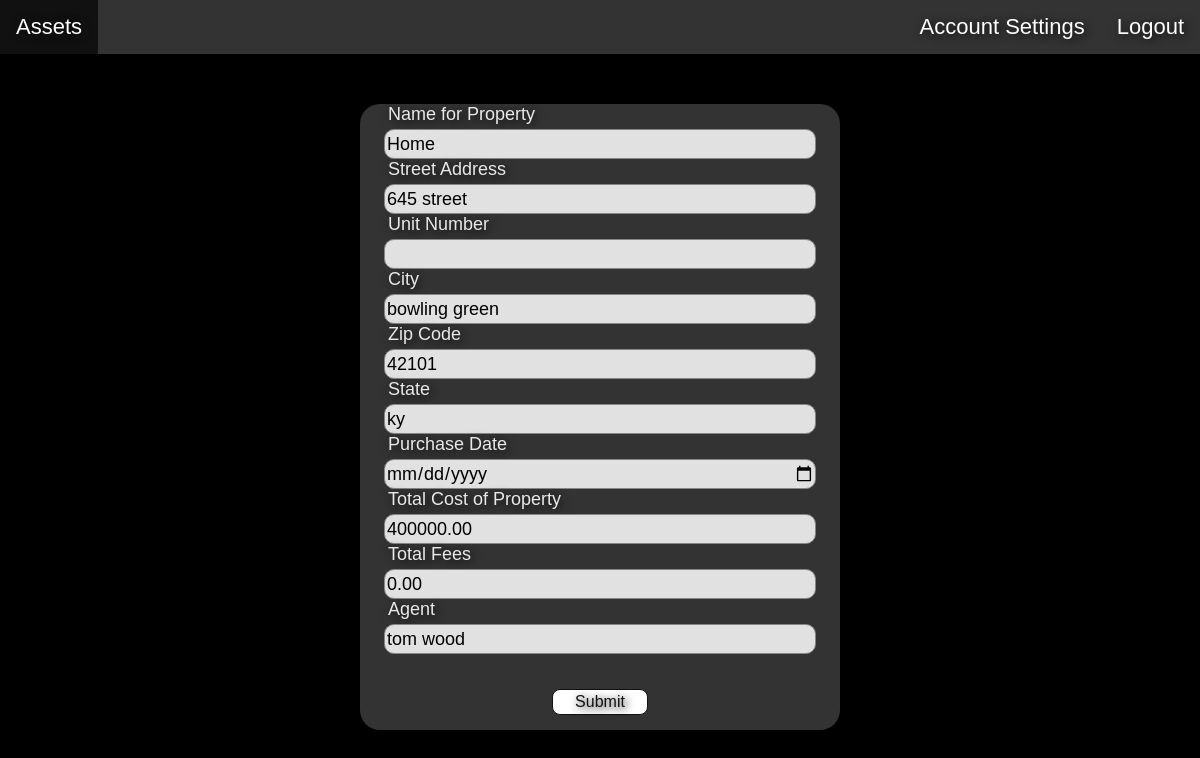
The app's page /assets/editasset/51/ (signed in) with its own data.
### assetman/models.py (models this page shows)
class Property(models.Model):
    totalfee = models.DecimalField(max_digits=11, decimal_places=2, null=False)
    FK_address_property = models.ForeignKey(Address, on_delete= models.CASCADE,  null=False, unique=True)
    FK_asset_property = models.ForeignKey(Asset, on_delete= models.CASCADE,  null=False, primary_key=True)

class Asset(models.Model):
    assetName = models.CharField(max_length=255, null=False)

class Address(models.Model):
    street = models.CharField(max_length=255, null=False)
    zipCode = models.IntegerField()
    state = models.CharField(max_length=2, null=False)
    city = models.CharField(max_length=255, null=False)
    unitNum = models.IntegerField(null=True)

class Trade(models.Model):
    class Meta:
        constraints = [
            models.CheckConstraint(check=models.Q(action='B') | models.Q(action='S'), name='actionConstraint'),
        ]
    action = models.CharField(max_length=1, null=False)
    tradeDate = models.DateField(null=False, default=now)
    pricePerAsset = models.DecimalField(max_digits=13, decimal_places=2, null=False, default=1)
    assetQuantity = models.FloatField(null=False, default=1.0)
    FK_trade = models.ForeignKey('self', null=True, on_delete=models.CASCADE)
    FK_asset_trade = models.ForeignKey(Asset, on_delete= models.CASCADE,  null=False)
    FK_agent_trade = models.ForeignKey(Agent, on_delete= models.CASCADE, null=True)

class Agent(models.Model):
    name = models.CharField(max_length=255, null=True)
    firmName = models.CharField(max_length=255, unique=True, null=True)
    FK_address_agent = models.ForeignKey(Address, on_delete= models.CASCADE,  null=True, unique=True)

### assetman/views.py (the view, shortened to what this page needs)
# urls.py: path('editasset/<int:trade_id>/', views.editAsset, name='editAsset'),
@login_required(login_url='/login')
def editAsset(request, trade_id) :
    responseCode, currHolding, assetTrade = check_auth_and_grab_trade(request, trade_id)
    if responseCode == 401 :
        return HttpResponse("You are not authorized to edit this asset", status=401)
    assetType, asset = get_asset_type(currHolding)
    context = {}
    if request.method != 'POST' :
        context = {
            'asset': assetTrade.FK_asset_trade,
            'assetType': assetType,
            'asset': asset,
        }
    return render(request, 'assetman/edit_asset.html', context)

### assetman/views.py (called while the page is built)
def check_auth_and_grab_trade(request, trade_id) :
    currHolding = get_object_or_404(CurrentHoldings, FK_trade=trade_id)
    assetTrade = currHolding.FK_trade
    userTrade = get_object_or_404(UserTrade, FK_trade=trade_id)
    if userTrade.FK_user != request.user :
        return 401, None, None
    return 200, currHolding, assetTrade

def get_asset_type(holding) :
    assetId = holding.FK_trade.FK_asset_trade.id
    s = Stock.objects.filter(FK_asset_stock=assetId).first()
    if s is not None :
        return 's', StockTrade(s, holding.FK_trade)
    p = Property.objects.filter(FK_asset_property=assetId).first()
    if p is not None :
        return 'p', PropertyTrade(p, holding.FK_trade)
    b = Bond.objects.filter(FK_asset_bond=assetId).first()
    if b is not None :
        return 'b', BondTrade(b, holding.FK_trade)
    m = MiscAsset.objects.filter(FK_asset_misc=assetId).first()
    return 'm', MiscTrade(m, holding.FK_trade)

### assetman/templates/assetman/edit_asset.html (shortened to what this page needs)
{% load static %}
<!DOCTYPE html>
<html lang="en" style="background-color:black; font-family:'Franklin Gothic Medium', 'Arial Narrow', Arial, sans-serif;">
  <head>
    <link rel="stylesheet" href="{% static 'assetman/style.css' %}">
  </head>
  <body style="margin:0px">
    <header>
        <div>
            <ul class="navbar">
                <li><a href="/assets/">Assets</a></li>
                {% if request.user.is_authenticated %}
                <li style="float:right">
                    <a href="{% url 'fintech:logout' %}">Logout</a>
                </li>
                <li style="float:right">
                    <a href="/assets/account/">Account Settings</a>
                </li>
                {% else %}
                <li style="float:right">
                    <a href="{% url 'fintech:login' %}">Login</a>
                </li>
                {% endif %}
            </ul>
        </div>
    </header>
    <div class="topic">
        <form method="POST" action="" id="form">
            <div id="specific">
                {% if assetType == 'p' %}
                    <label class="textinput-label" for="name">Name for Property</label>
                    <input class="textinput" type="text" name="name" value="{{ asset.Property.FK_asset_property.assetName }}" required>
                    <label class="textinput-label" for="street">Street Address</label>
                    <input class="textinput" type="text" name="street" value="{{ asset.Property.FK_address_property.street }}" required>
                    <label class="textinput-label" for="unit">Unit Number</label>
                    <input class="textinput" type="number" name="unit" value="{{ asset.Property.FK_address_property.unitNum }}">
                    <label class="textinput-label" for="city">City</label>
                    <input class="textinput" type="text" name="city" value="{{ asset.Property.FK_address_property.city }}" required>
                    <label class="textinput-label" for="zip">Zip Code</label>
                    <input class="textinput" type="number" name="zip" value="{{ asset.Property.FK_address_property.zipCode }}" required>
                    <label class="textinput-label" for="state">State</label>
                    <input class="textinput" type="text" name="state" value="{{ asset.Property.FK_address_property.state }}" required>
                    <label class="textinput-label" for="date">Purchase Date</label>
                    <input class="textinput" type="date" name="date" value="{{ asset.Trade.tradeDate }}" required>
                    <label class="textinput-label" for="price">Total Cost of Property</label>
                    <input class="textinput" type="number" name="price" value="{{ asset.Trade.pricePerAsset }}" required step="0.01" min="0">
                    <label class="textinput-label" for="fee">Total Fees</label>
                    <input class="textinput" type="number" name="fee" value="{{ asset.Property.totalfee }}" required step="0.01" min="0">
                    <label class="textinput-label" for="agent">Agent</label>
                    <input class="textinput" type="text" name="agent" value="{{ asset.Trade.FK_agent_trade.name }}" required>
                {% endif %}
            </div>
            <div style="text-align:center; padding-bottom:15px; padding-top:15px">
                <button class="form-button" type="submit" name="submit_post">Submit</button>
            </div>
        </form>
    </div>
    </body>
</html>

### assetman/static/assetman/style.css (style rules this page uses)
ul.navbar { list-style-type: none; margin: 0; padding: 0px; overflow: hidden; background-color: #333; }
li { float: left; }
li a { display: block; color: white; text-align: center; padding: 14px 16px; text-decoration: none; font-size: 22px; text-shadow: 2px 2px 8px #111; }
.topic { background-color: #333; height: auto; width: 40%; border-radius: 20px; margin-left:auto; margin-right: auto; margin-top: 50px; margin-bottom: 50px; }
.textinput { width: 90%; height: 30px; box-sizing:border-box; margin-left: 5%; margin-top: 4px; border: 1px solid rgb(134, 134, 134); background-color: rgb(225, 225, 225); border-radius: 10px; font-size:18px; font-family:'Trebuchet MS', 'Lucida Sans Unicode', 'Lucida Grande', 'Lucida Sans', Arial, sans-serif; }
.textinput-label { font-family:'Trebuchet MS', 'Lucida Sans Unicode', 'Lucida Grande', 'Lucida Sans', Arial, sans-serif; font-size: 18px; color:rgb(233, 233, 233); margin-left:28px; text-shadow: 2px 2px 8px #111; }
.form-button { background-color: white; border: 1px solid #111; color:#111; text-shadow: 2px 2px 8px #111; text-decoration: none; height: 26px; width: 20%; margin-top: 20px; font-size:16px; border-radius: 8px; font-family:'Trebuchet MS', 'Lucida Sans Unicode', 'Lucida Grande', 'Lucida Sans', Arial, sans-serif; }

### records on screen
Property: name "Home", street "645 street", city "bowling green", zip "42101", state "ky", fee "0.00"
Trade: price "400000.00", agent "tom wood"
